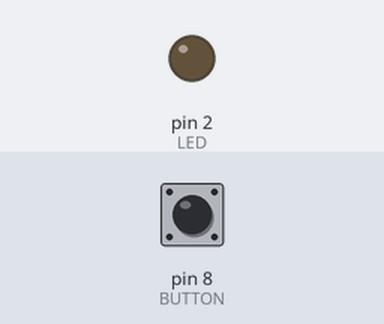
This sketch was run on a simulated Arduino Uno, built with avr-gcc and run on an emulated ATmega328P. On the bench: output pins drawn as LEDs (lit = HIGH). The inputs (shaded band) are chosen by the test bench; at power-on: pin 8 (BUTTON) LOW.

Above: at 1.2 s.
1.3 s: pin 8 (BUTTON) pulled HIGH for 0.15 s
At 1.4 s:
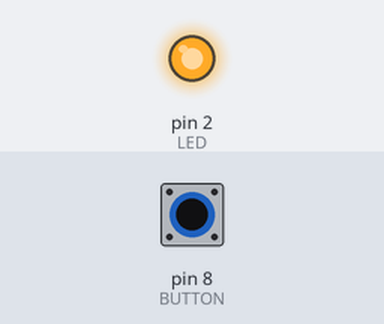
3.0 s: pin 8 (BUTTON) pulled HIGH for 3.2 s
At 7.2 s:
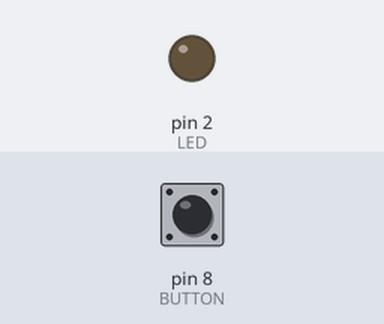
Timing chart, 0 to 8.7 s (numbered marks = the images above; inputs shaded):
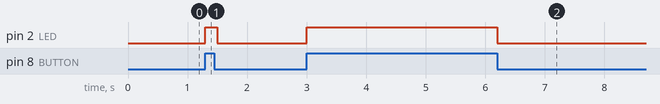

The sketch:

button_led.ino
```cpp
// C++ code
//

#define BUTTON 8
#define LED    2

void setup()
{
  pinMode(BUTTON, INPUT);
  pinMode(LED, OUTPUT);
}

void loop()
{
  digitalWrite(LED, digitalRead(BUTTON));
  delay(100);
}
```

Measured:
- after the input at 1.3 s, pin 2 (LED): LOW → HIGH at once, → LOW 0.20 s later
- after the input at 3.0 s, pin 2 (LED): LOW → HIGH at once, → LOW 3.2 s later
